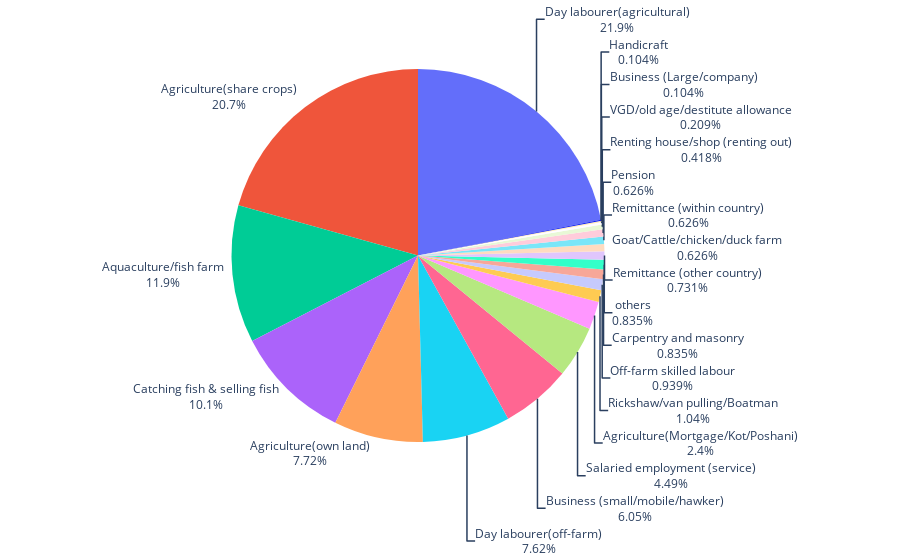

The code cell stored with this chart in its notebook:
### Code cell
# Distribution of the alternative opportunities for agriculture (Households with first choice as agriculture)
agriculture = summary[summary["H06"].str.contains("Agriculture")]
agriculture_alternatives = pd.DataFrame(pd.concat([agriculture["H07"], agriculture["H08"]], axis=0).value_counts().drop("None"))
fig = px.pie(agriculture_alternatives, values=0, names=agriculture_alternatives.index)
fig.update_traces(textposition='outside', textinfo='percent+label', showlegend=False)

### Figure 1 — Plotly figure (JSON) as saved in the notebook; plotly's stock layout.template omitted (floating-point values rounded to 4 significant figures)
{"data": [{"domain": {"x": [0, 1], "y": [0, 1]}, "hovertemplate": "index=%{label}<br>0=%{value}<extra></extra>", "labels": ["Day labourer(agricultural)", "Agriculture(share crops)", "Aquaculture/fish farm", "Catching fish & selling fish", "Agriculture(own land)", "Day labourer(off-farm)", "Business (small/mobile/hawker)", "Salaried employment (service)", "Agriculture(Mortgage/Kot/Poshani)", "Rickshaw/van pulling/Boatman", "Off-farm skilled labour", "Carpentry and masonry", "others", "Remittance (other country)", "Goat/Cattle/chicken/duck farm", "Remittance (within country)", "Pension", "Renting house/shop (renting out)", "VGD/old age/destitute allowance", "Business (Large/company)", "Handicraft"], "legendgroup": "", "name": "", "showlegend": false, "textinfo": "percent+label", "textposition": "outside", "type": "pie", "values": [210, 198, 114, 97, 74, 73, 58, 43, 23, 10, 9, 8, 8, 7, 6, 6, 6, 4, 2, 1, 1]}], "layout": {"legend": {"tracegroupgap": 0}, "margin": {"t": 60}}}
